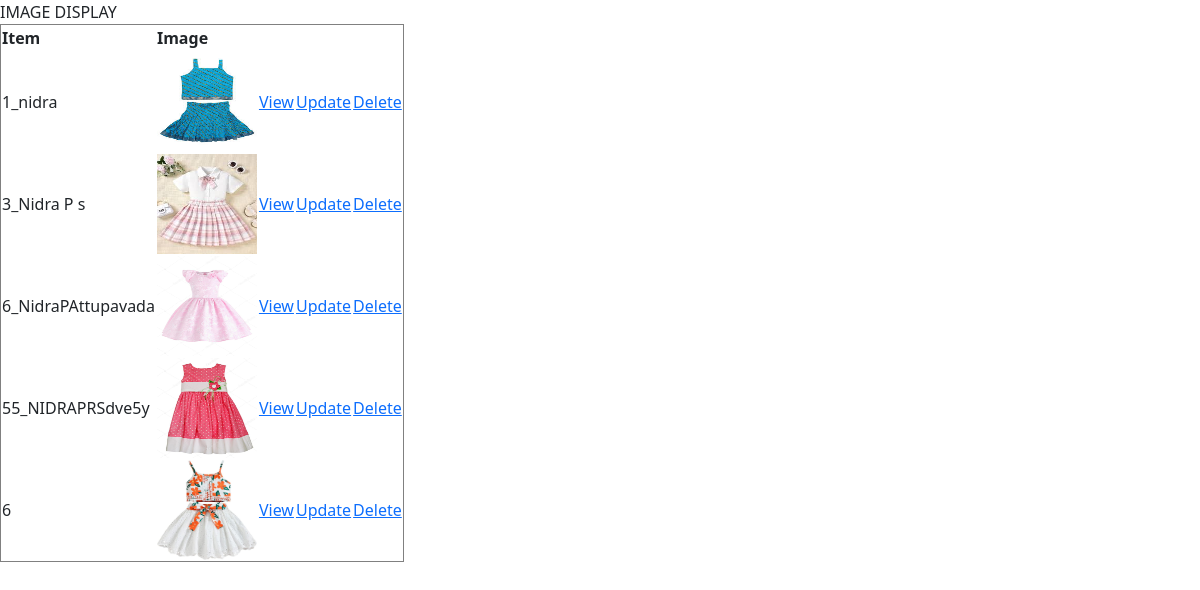
/ClassApp/displayfile/, run on the app's committed database.
### ClassApp/models.py (models this page shows, shortened)
class Uploadimage(models.Model):
    itemname = models.CharField(max_length=60)
    image = models.ImageField(upload_to='images/')

### ClassApp/views.py (the view)
# urls.py: path('displayfile/', displayfile.as_view(), name='displayfile'),
class displayfile(generic.ListView):
    model = Uploadimage
    template_name = 'DisplayFile.html'
    context_object_name = 'data'

### ClassApp/templates/DisplayFile.html (shortened to what this page needs)
<!DOCTYPE html>
<html lang="en">
<head>
    <link href="https://cdn.jsdelivr.net/npm/bootstrap@5.3.3/dist/css/bootstrap.min.css" rel="stylesheet">
</head>
<body>
<header>IMAGE DISPLAY</header>
<table border="1">
    <tr>
        <th>Item</th>
        <th>Image</th>
    </tr>
{% for i in data %}
<tr>
    <td>{{ i.itemname }}</td>
    <td><img src="{{ i.image.url }}" width="100px" height="100px"> </td>
    <td><a href="http://127.0.0.1:8000/ClassApp/detailfile/{{i.id}}">View</a></td>
    <td><a href="http://127.0.0.1:8000/ClassApp/updatefile/{{i.id}}">Update</a></td>
    <td><a href="http://127.0.0.1:8000/ClassApp/deletefile/{{i.id}}">Delete</a></td>
</tr>
{% endfor %}
</table>
</body>
</html>

### data on the page
Uploadimage: itemname "1_nidra", image (picture)
Uploadimage: itemname "3_Nidra P s", image (picture)
Uploadimage: itemname "6_NidraPAttupavada", image (picture)
Uploadimage: itemname "55_NIDRAPRSdve5y", image (picture)
Uploadimage: itemname "6", image (picture)
